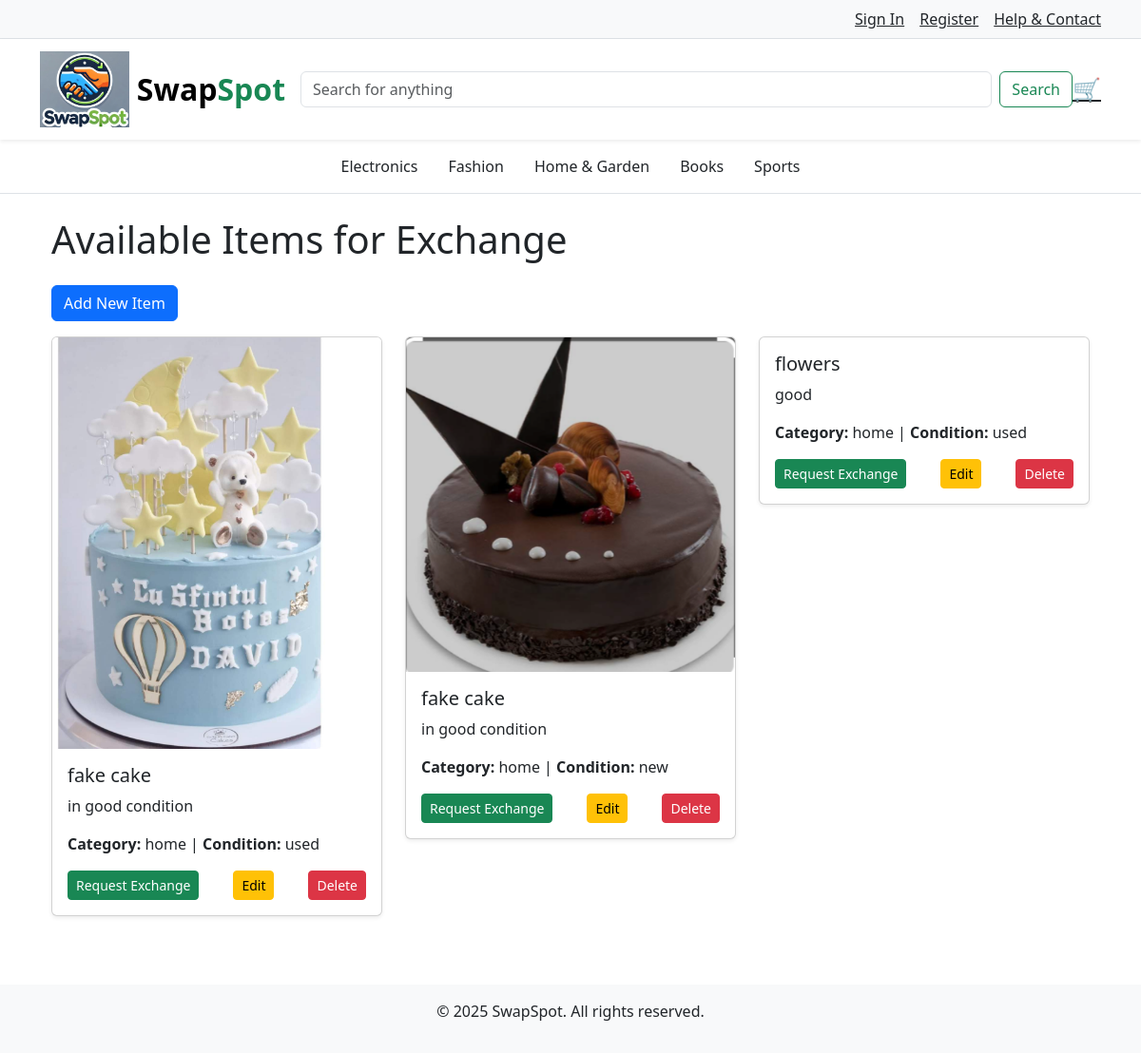
The app's page /items/ with its own data.
### listings/models.py (models this page shows, shortened)
class Item(models.Model):
    user = models.ForeignKey(User, on_delete=models.CASCADE)
    name = models.CharField(max_length=255)
    description = models.TextField()
    category = models.CharField(max_length=100)
    condition = models.CharField(max_length=50, choices=[('new', 'New'), ('used', 'Used')])
    image = models.ImageField(upload_to='item_images/', blank=True, null=True)
    date_posted = models.DateTimeField(auto_now_add=True)

### listings/views.py (the view)
# urls.py: path('items/', views.item_list, name='item_list'),
def item_list(request):
    items = Item.objects.all()
    return render(request, 'listings/item_list.html', {'items': items})

### listings/templates/listings/item_list.html
{% extends 'listings/base.html' %}
{% block content %}
    <div class="container mt-4">
        <h1 class="mb-4">Available Items for Exchange</h1>
        <a class="btn btn-primary mb-3" href="{% url 'add_item' %}">Add New Item</a>
        <div class="row">
            {% for item in items %}
            <div class="col-md-4 mb-4">
                <div class="card shadow-sm">
                    {% if item.image %}
                        <img src="{{ item.image.url }}" class="card-img-top" alt="{{ item.name }}">
                    {% endif %}
                    <div class="card-body">
                        <h5 class="card-title">{{ item.name }}</h5>
                        <p class="card-text">{{ item.description }}</p>
                        <p><strong>Category:</strong> {{ item.category }} | <strong>Condition:</strong> {{ item.condition }}</p>
                        <div class="d-flex justify-content-between">
                            {% if item.user != request.user %}
                                <a href="{% url 'create_exchange' sender_item_id=item.id receiver_item_id=item.id %}" class="btn btn-success btn-sm">Request Exchange</a>
                            {% endif %}
                            <a href="{% url 'edit_item' item.pk %}" class="btn btn-warning btn-sm">Edit</a>
                            <a href="{% url 'delete_item' item.pk %}" class="btn btn-danger btn-sm">Delete</a>
                        </div>
                    </div>
                </div>
            </div>
            {% endfor %}
        </div>
    </div>
{% endblock %}

### records on screen
Item: image (picture), name "fake cake", description "in good condition", category "home", condition "used", shows "Request Exchange"
Item: image (picture), name "fake cake", description "in good condition", category "home", condition "new", shows "Request Exchange"
Item: name "flowers", description "good", category "home", condition "used", shows "Request Exchange"
